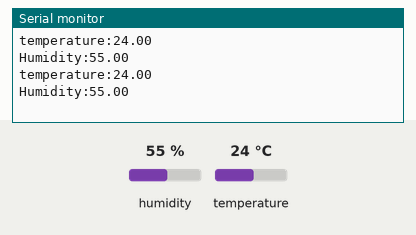
Simulated run of this sketch. Board: Arduino Uno, built with avr-gcc and run on an emulated ATmega328P. Parts: the last lines printed to the serial monitor. Wiring (inferred from the names in the program): DHT11 sensor: data pin 4. The inputs (shaded band) are chosen by the test bench; at power-on: humidity 55 %, temperature 24 °C.

Above: at 11.3 s.
11.4 s: humidity set to 22 %
At 21.6 s:
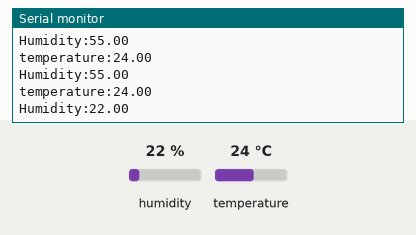
21.8 s: temperature set to 12 °C
At 31.9 s:
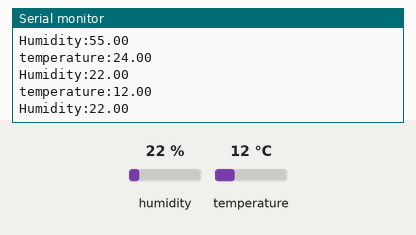
32.2 s: humidity set to 40 %
At 41.7 s:
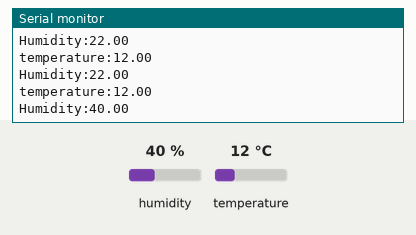
Timing chart, 0 to 43.2 s (numbered marks = the images above; inputs shaded):
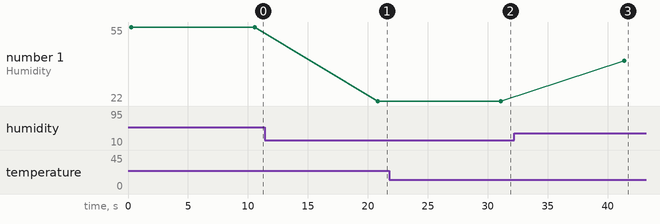

Measured:
- after the input at 11.4 s, the serial monitor: prints a new line after 9.4 s (image 1)
- after the input at 21.8 s, the serial monitor: prints a new line after 9.3 s (image 2)
- after the input at 32.2 s, the serial monitor: prints a new line after 9.2 s (image 3)
- plotted number 1: 55 → 22 after the input at 11.4 s, 22 → 40 after the input at 32.2 s

The sketch:

Temp.ino
```cpp
#include "DHT.h"
#define DHTPIN 4
#define DHTTYPE DHT11
DHT dht (DHTPIN, DHTTYPE);

float h,t;

void setup() {   // single execution --> Eg: power on/off
  Serial.begin(115200);
 }

void loop() // multiple execution
{
  h = dht.readHumidity();
  t = dht.readTemperature();
 Serial.print("temperature:");
 Serial.println(t);
 Serial.print("Humidity:");
 Serial.println(h);
 delay(10000);
}
```

DHT.cpp
```cpp
// (licence header left out)
#include "DHT.h"

DHT::DHT(uint8_t pin, uint8_t type, uint8_t count) {
  _pin = pin;
  _type = type;
  _firstreading = true;
  _bit = digitalPinToBitMask(pin);
  _port = digitalPinToPort(pin);
  _maxcycles = microsecondsToClockCycles(1000);  // 1 millisecond timeout for
                                                 // reading pulses from DHT sensor.
  // Note that count is now ignored as the DHT reading algorithm adjusts itself
  // basd on the speed of the processor.
}

void DHT::begin(void) {
  // set up the pins!
  pinMode(_pin, INPUT);
  digitalWrite(_pin, HIGH);
  _lastreadtime = 0;
  DEBUG_PRINT("Max clock cycles: "); DEBUG_PRINTLN(_maxcycles, DEC);
}

//boolean S == Scale.  True == Fahrenheit; False == Celcius
float DHT::readTemperature(bool S) {
  float f = NAN;

  if (read()) {
    switch (_type) {
    case DHT11:
      f = data[2];
      if(S) {
        f = convertCtoF(f);
      }
      break;
    case DHT22:
    case DHT21:
      f = data[2] & 0x7F;
      f *= 256;
      f += data[3];
      f /= 10;
      if (data[2] & 0x80) {
        f *= -1;
      }
      if(S) {
        f = convertCtoF(f);
      }
      break;
    }
  }
  return f;
}

float DHT::convertCtoF(float c) {
  return c * 9 / 5 + 32;
}

float DHT::convertFtoC(float f) {
  return (f - 32) * 5 / 9;
}

float DHT::readHumidity(void) {
  float f = NAN;
  if (read()) {
    switch (_type) {
    case DHT11:
      f = data[0];
      break;
    case DHT22:
    case DHT21:
      f = data[0];
      f *= 256;
      f += data[1];
      f /= 10;
      break;
    }
  }
  return f;
}

//boolean isFahrenheit: True == Fahrenheit; False == Celcius
float DHT::computeHeatIndex(float temperature, float percentHumidity, bool isFahrenheit) {
  // Adapted from equation at: https://github.com/adafruit/DHT-sensor-library/issues/9 and
  // Wikipedia: http://en.wikipedia.org/wiki/Heat_index
  if (!isFahrenheit) {
    // Celsius heat index calculation.
    return -8.784695 +
             1.61139411 * temperature +
             2.338549   * percentHumidity +
            -0.14611605 * temperature*percentHumidity +
            -0.01230809 * pow(temperature, 2) +
            -0.01642482 * pow(percentHumidity, 2) +
             0.00221173 * pow(temperature, 2) * percentHumidity +
             0.00072546 * temperature*pow(percentHumidity, 2) +
            -0.00000358 * pow(temperature, 2) * pow(percentHumidity, 2);
  }
  else {
    // Fahrenheit heat index calculation.
    return -42.379 +
             2.04901523 * temperature +
            10.14333127 * percentHumidity +
            -0.22475541 * temperature*percentHumidity +
            -0.00683783 * pow(temperature, 2) +
            -0.05481717 * pow(percentHumidity, 2) +
             0.00122874 * pow(temperature, 2) * percentHumidity +
             0.00085282 * temperature*pow(percentHumidity, 2) +
            -0.00000199 * pow(temperature, 2) * pow(percentHumidity, 2);
  }
}

boolean DHT::read(void) {
  // Check if sensor was read less than two seconds ago and return early
  // to use last reading.
  uint32_t currenttime = millis();
  if (currenttime < _lastreadtime) {
    // ie there was a rollover
    _lastreadtime = 0;
  }
  if (!_firstreading && ((currenttime - _lastreadtime) < 2000)) {
    return _lastresult; // return last correct measurement
  }
  _firstreading = false;
  _lastreadtime = millis();

  // Reset 40 bits of received data to zero.
  data[0] = data[1] = data[2] = data[3] = data[4] = 0;

  // Send start signal.  See DHT datasheet for full signal diagram:
  //   http://www.adafruit.com/datasheets/Digital%20humidity%20and%20temperature%20sensor%20AM2302.pdf

  // Go into high impedence state to let pull-up raise data line level and
  // start the reading process.
  digitalWrite(_pin, HIGH);
  delay(250);

  // First set data line low for 20 milliseconds.
  pinMode(_pin, OUTPUT);
  digitalWrite(_pin, LOW);
  delay(20);

  uint32_t cycles[80];
  {
    // Turn off interrupts temporarily because the next sections are timing critical
    // and we don't want any interruptions.
    InterruptLock lock;

    // End the start signal by setting data line high for 40 microseconds.
    digitalWrite(_pin, HIGH);
    delayMicroseconds(40);

    // Now start reading the data line to get the value from the DHT sensor.
    pinMode(_pin, INPUT);
    delayMicroseconds(10);  // Delay a bit to let sensor pull data line low.

    // First expect a low signal for ~80 microseconds followed by a high signal
    // for ~80 microseconds again.
    if (expectPulse(LOW) == 0) {
      DEBUG_PRINTLN(F("Timeout waiting for start signal low pulse."));
      _lastresult = false;
      return _lastresult;
    }
    if (expectPulse(HIGH) == 0) {
      DEBUG_PRINTLN(F("Timeout waiting for start signal high pulse."));
      _lastresult = false;
      return _lastresult;
    }

    // Now read the 40 bits sent by the sensor.  Each bit is sent as a 50
    // microsecond low pulse followed by a variable length high pulse.  If the
    // high pulse is ~28 microseconds then it's a 0 and if it's ~70 microseconds
    // then it's a 1.  We measure the cycle count of the initial 50us low pulse
    // and use that to compare to the cycle count of the high pulse to determine
    // if the bit is a 0 (high state cycle count < low state cycle count), or a
    // 1 (high state cycle count > low state cycle count). Note that for speed all
    // the pulses are read into a array and then examined in a later step.
    for (int i=0; i<80; i+=2) {
      cycles[i]   = expectPulse(LOW);
      cycles[i+1] = expectPulse(HIGH);
    }
  } // Timing critical code is now complete.

  // Inspect pulses and determine which ones are 0 (high state cycle count < low
  // state cycle count), or 1 (high state cycle count > low state cycle count).
  for (int i=0; i<40; ++i) {
    uint32_t lowCycles  = cycles[2*i];
    uint32_t highCycles = cycles[2*i+1];
    if ((lowCycles == 0) || (highCycles == 0)) {
      DEBUG_PRINTLN(F("Timeout waiting for pulse."));
      _lastresult = false;
      return _lastresult;
    }
    data[i/8] <<= 1;
    // Now compare the low and high cycle times to see if the bit is a 0 or 1.
    if (highCycles > lowCycles) {
      // High cycles are greater than 50us low cycle count, must be a 1.
      data[i/8] |= 1;
    }
    // Else high cycles are less than (or equal to, a weird case) the 50us low
    // cycle count so this must be a zero.  Nothing needs to be changed in the
    // stored data.
  }

  DEBUG_PRINTLN(F("Received:"));
  DEBUG_PRINT(data[0], HEX); DEBUG_PRINT(F(", "));
  DEBUG_PRINT(data[1], HEX); DEBUG_PRINT(F(", "));
  DEBUG_PRINT(data[2], HEX); DEBUG_PRINT(F(", "));
  DEBUG_PRINT(data[3], HEX); DEBUG_PRINT(F(", "));
  DEBUG_PRINT(data[4], HEX); DEBUG_PRINT(F(" =? "));
  DEBUG_PRINTLN((data[0] + data[1] + data[2] + data[3]) & 0xFF, HEX);

  // Check we read 40 bits and that the checksum matches.
  if (data[4] == ((data[0] + data[1] + data[2] + data[3]) & 0xFF)) {
    _lastresult = true;
    return _lastresult;
  }
  else {
    DEBUG_PRINTLN(F("Checksum failure!"));
    _lastresult = false;
    return _lastresult;
  }
}

// Expect the signal line to be at the specified level for a period of time and
// return a count of loop cycles spent at that level (this cycle count can be
// used to compare the relative time of two pulses).  If more than a millisecond
// ellapses without the level changing then the call fails with a 0 response.
// This is adapted from Arduino's pulseInLong function (which is only available
// in the very latest IDE versions):
//   https://github.com/arduino/Arduino/blob/master/hardware/arduino/avr/cores/arduino/wiring_pulse.c
uint32_t DHT::expectPulse(bool level) {
  uint32_t count = 0;
  // On AVR platforms use direct GPIO port access as it's much faster and better
  // for catching pulses that are 10's of microseconds in length:
  #ifdef __AVR
    uint8_t portState = level ? _bit : 0;
    while ((*portInputRegister(_port) & _bit) == portState) {
      if (count++ >= _maxcycles) {
        return 0; // Exceeded timeout, fail.
      }
    }
  // Otherwise fall back to using digitalRead (this seems to be necessary on ESP8266
  // right now, perhaps bugs in direct port access functions?).
  #else
    while (digitalRead(_pin) == level) {
      if (count++ >= _maxcycles) {
        return 0; // Exceeded timeout, fail.
      }
    }
  #endif

  return count;
}
```

DHT.h
```cpp
// (licence header left out)
#ifndef DHT_H
#define DHT_H

#if ARDUINO >= 100
 #include "Arduino.h"
#else
 #include "WProgram.h"
#endif


// Uncomment to enable printing out nice debug messages.
//#define DHT_DEBUG

// Define where debug output will be printed.
#define DEBUG_PRINTER Serial

// Setup debug printing macros.
#ifdef DHT_DEBUG
  #define DEBUG_PRINT(...) { DEBUG_PRINTER.print(__VA_ARGS__); }
  #define DEBUG_PRINTLN(...) { DEBUG_PRINTER.println(__VA_ARGS__); }
#else
  #define DEBUG_PRINT(...) {}
  #define DEBUG_PRINTLN(...) {}
#endif

// Define types of sensors.
#define DHT11 11
#define DHT22 22
#define DHT21 21
#define AM2301 21


class DHT {
  public:
   DHT(uint8_t pin, uint8_t type, uint8_t count=6);
   void begin(void);
   float readTemperature(bool S=false);
   float convertCtoF(float);
   float convertFtoC(float);
   float computeHeatIndex(float temperature, float percentHumidity, bool isFahrenheit=true);
   float readHumidity(void);
   boolean read(void);

 private:
  uint8_t data[6];
  uint8_t _pin, _type, _bit, _port;
  uint32_t _lastreadtime, _maxcycles;
  bool _firstreading;
  bool _lastresult;

  uint32_t expectPulse(bool level);

};

class InterruptLock {
  public:
   InterruptLock() {
    noInterrupts();
   }
   ~InterruptLock() {
    interrupts();
   }

};

#endif
```
